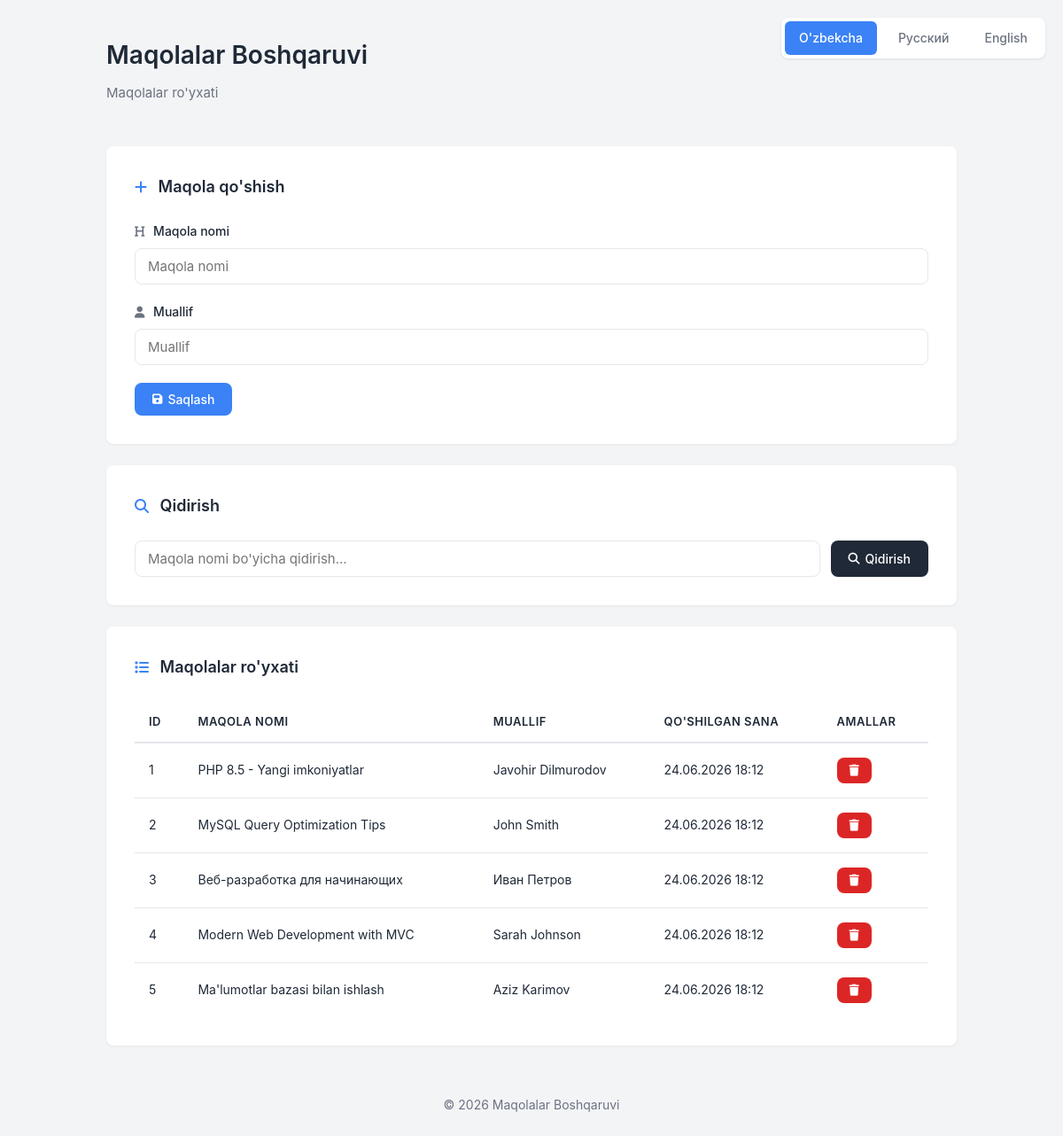
Before: / with the older database file.
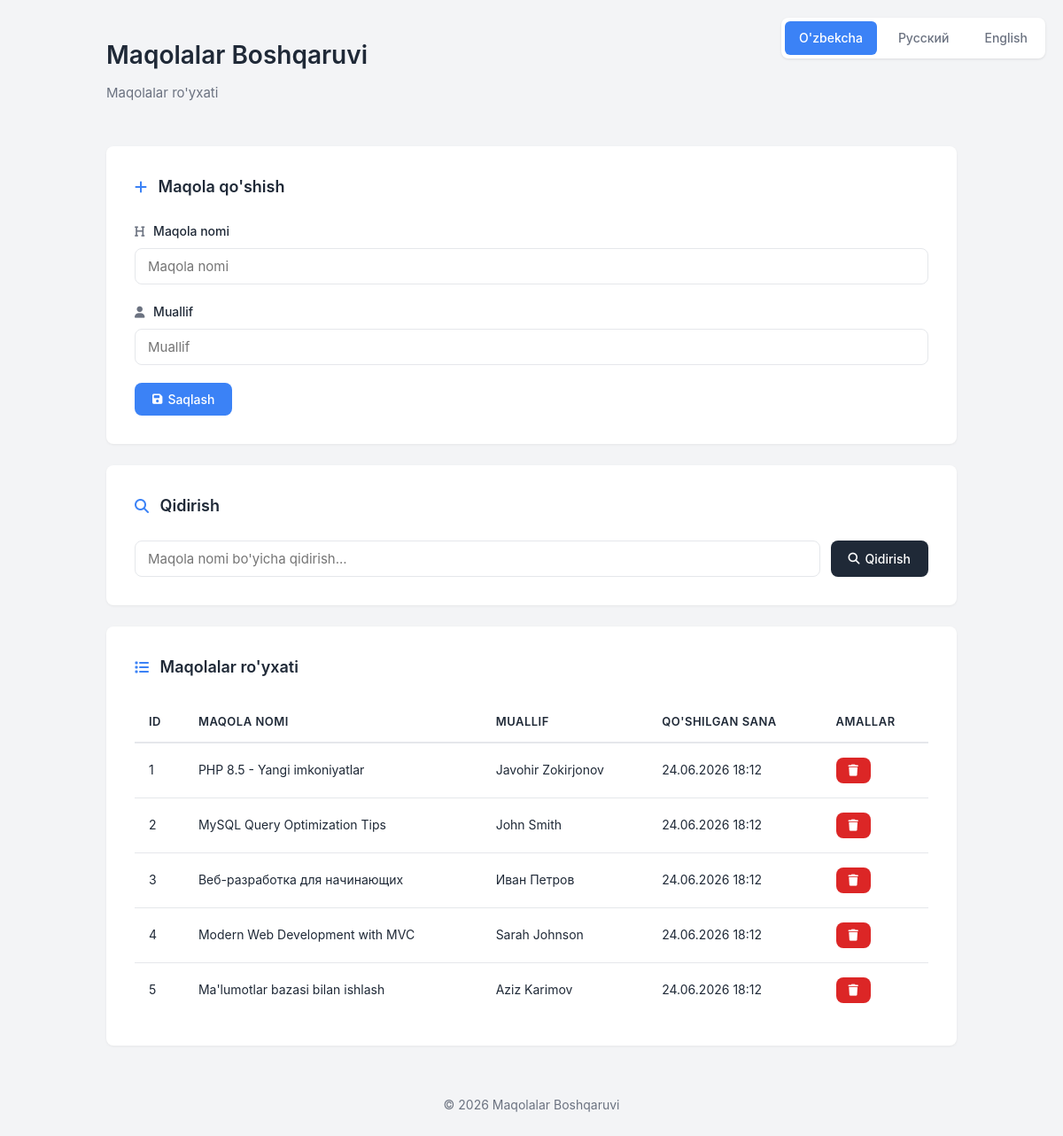
After: the same page with the newer database file.
### tables this page shows
CREATE TABLE articles (
    id INT AUTO_INCREMENT PRIMARY KEY,
    title VARCHAR(255) NOT NULL,
    author VARCHAR(100) NOT NULL,
    created_at DATETIME DEFAULT CURRENT_TIMESTAMP,
    updated_at DATETIME DEFAULT CURRENT_TIMESTAMP ON UPDATE CURRENT_TIMESTAMP,
    
     
    INDEX idx_title (title),
    INDEX idx_author (author),
    INDEX idx_created_at (created_at)
);

### public/index.php (called while the page is built, shortened)
<?php
spl_autoload_register(function ($class) {
    $file = __DIR__ . '/../classes/' . $class . '.php';
});
try {
    $articleModel = new Article();
} catch (Exception $e) {
    die("Database error. Please check your configuration.");
}
$search = $_GET['search'] ?? null;
try {
    $articles = $articleModel->getAll($search);
} catch (Exception $e) {
    $articles = [];
    $message = Language::get('error');
    $messageType = 'error';
}
include __DIR__ . '/../views/main.php';

### classes/Language.php (called while the page is built, shortened)
<?php
class Language
{
    private static string $currentLang = 'uz';
    private static array $translations = [];
    public static function init(): void
    {
        self::$translations = require __DIR__ . '/../config/languages.php';
    }
    public static function getCurrentLanguage(): string
    {
        return self::$currentLang;
    }
    public static function get(string $key): string
    {
        return self::$translations[self::$currentLang][$key] ?? $key;
    }
    public static function getAvailableLanguages(): array
    {
        return [
            'uz' => 'O\'zbekcha',
            'ru' => 'Русский',
            'en' => 'English'
        ];
    }
}

### classes/Article.php (called while the page is built, shortened)
<?php
class Article
{
    private PDO $db;
    public function __construct()
    {
        $this->db = Database::getConnection();
    }
    public function getAll(?string $search = null): array
    {
        if ($search) {
            $sql = "SELECT * FROM articles WHERE title LIKE :search ORDER BY created_at DESC";
            $stmt = $this->db->prepare($sql);
            $stmt->execute([':search' => '%' . $this->sanitizeInput($search) . '%']);
        } else {
            $sql = "SELECT * FROM articles ORDER BY created_at DESC";
            $stmt = $this->db->query($sql);
        }
        return $stmt->fetchAll();
    }
    public static function escapeOutput(string $output): string
    {
        return htmlspecialchars($output, ENT_QUOTES | ENT_HTML5, 'UTF-8');
    }
}

### config/database.php (called while the page is built)
<?php
return [
    'host' => 'localhost',
    'dbname' => 'articles_db',
    'username' => 'root',
    'password' => '',
    'charset' => 'utf8mb4',
    'options' => [
        PDO::ATTR_ERRMODE => PDO::ERRMODE_EXCEPTION,
        PDO::ATTR_DEFAULT_FETCH_MODE => PDO::FETCH_ASSOC,
        PDO::ATTR_EMULATE_PREPARES => false,
    ]
];

### classes/Database.php (called while the page is built, shortened)
<?php
class Database
{
    private static ?PDO $connection = null;
    public static function getConnection(): PDO
    {
        if (self::$connection === null) {
            $config = require __DIR__ . '/../config/database.php';
            $dsn = sprintf(
                "mysql:host=%s;dbname=%s;charset=%s",
                $config['host'],
                $config['dbname'],
                $config['charset']
            );
            try {
                self::$connection = new PDO(
                    $dsn,
                    $config['username'],
                    $config['password'],
                    $config['options']
                );
            } catch (PDOException $e) {
                error_log("Database connection error: " . $e->getMessage());
                throw new Exception("Database connection failed. Please check configuration.");
            }
        }
        return self::$connection;
    }
}

### views/main.php (the view, shortened to what this page needs)
<!DOCTYPE html>
<html lang="<?= Language::getCurrentLanguage() ?>">
<head>
    <link rel="stylesheet" href="assets/style.css">
    <link rel="stylesheet" href="https://cdnjs.cloudflare.com/ajax/libs/font-awesome/6.4.0/css/all.min.css">
</head>
<body>
    <div class="language-switcher">
        <?php foreach (Language::getAvailableLanguages() as $code => $name): ?>
            <a href="?lang=<?= $code ?>"
               class="lang-btn <?= Language::getCurrentLanguage() === $code ? 'active' : '' ?>">
                <?= $name ?>
            </a>
        <?php endforeach; ?>
    </div>
    <div class="container">
        <header>
            <h1><?= Language::get('title') ?></h1>
            <p><?= Language::get('articles_list') ?></p>
        </header>
        <section>
            <h2><i class="fas fa-plus"></i> <?= Language::get('add_article') ?></h2>
            <form method="POST" action="index.php">
                <div class="form-group">
                    <label for="title">
                        <i class="fas fa-heading"></i> <?= Language::get('article_name') ?>
                    </label>
                    <input type="text"
                           id="title"
                           name="title"
                           placeholder="<?= Language::get('article_name') ?>"
                           required
                           maxlength="255">
                </div>
                <div class="form-group">
                    <label for="author">
                        <i class="fas fa-user"></i> <?= Language::get('author') ?>
                    </label>
                    <input type="text"
                           id="author"
                           name="author"
                           placeholder="<?= Language::get('author') ?>"
                           required
                           maxlength="100">
                </div>
                <button type="submit" class="btn btn-primary">
                    <i class="fas fa-save"></i> <?= Language::get('save') ?>
                </button>
            </form>
        </section>
        <section>
            <h2><i class="fas fa-search"></i> <?= Language::get('search') ?></h2>
            <form method="GET" action="index.php" class="search-form">
                <input type="text"
                       name="search"
                       placeholder="<?= Language::get('search_placeholder') ?>"
                       value="<?= Article::escapeOutput($search ?? '') ?>">
                <button type="submit" class="btn btn-secondary">
                    <i class="fas fa-search"></i> <?= Language::get('search') ?>
                </button>
            </form>
        </section>
        <section>
            <h2><i class="fas fa-list"></i> <?= Language::get('articles_list') ?></h2>
            <?php if (empty($articles)): ?>
                <div class="no-articles">
                    <i class="fas fa-inbox"></i>
                    <p><?= Language::get('no_articles') ?></p>
                </div>
            <?php else: ?>
                <div class="table-responsive">
                    <table class="articles-table">
                        <thead>
                            <tr>
                                <th><?= Language::get('id') ?></th>
                                <th><?= Language::get('title_column') ?></th>
                                <th><?= Language::get('author_column') ?></th>
                                <th><?= Language::get('created_at') ?></th>
                                <th><?= Language::get('actions') ?></th>
                            </tr>
                        </thead>
                        <tbody>
                            <?php foreach ($articles as $article): ?>
                                <tr>
                                    <td><?= $article['id'] ?></td>
                                    <td><?= Article::escapeOutput($article['title']) ?></td>
                                    <td><?= Article::escapeOutput($article['author']) ?></td>
                                    <td><?= date('d.m.Y H:i', strtotime($article['created_at'])) ?></td>
                                    <td>
                                        <form method="POST"
                                              action="index.php"
                                              onsubmit="return confirm('<?= Language::get('confirm_delete') ?>')"
                                              style="display: inline;">
                                            <button type="submit" class="btn btn-danger">
                                                <i class="fas fa-trash"></i>
                                            </button>
                                        </form>
                                    </td>
                                </tr>
                            <?php endforeach; ?>
                        </tbody>
                    </table>
                </div>
            <?php endif; ?>
        </section>
        <footer>
            <p>&copy; <?= date('Y') ?> <?= Language::get('title') ?></p>
        </footer>
    </div>
</body>
</html>

### public/assets/style.css (style rules this page uses)
* { margin: 0; padding: 0; box-sizing: border-box; }
:root { --primary: #3b82f6; --primary-hover: #2563eb; --text: #1f2937; --text-light: #6b7280; --bg: #ffffff; --bg-secondary: #f9fafb; --border: #e5e7eb; --success: #059669; --danger: #dc2626; --radius: 8px; }
body { font-family: -apple-system, BlinkMacSystemFont, 'Segoe UI', Roboto, 'Helvetica Neue', Arial, sans-serif; background: #f3f4f6; color: var(--text); line-height: 1.6; min-height: 100vh; }
.container { max-width: 1000px; margin: 0 auto; padding: 40px 20px; }
header { margin-bottom: 48px; }
header h1 { font-size: 28px; font-weight: 600; color: var(--text); margin-bottom: 8px; }
header p { color: var(--text-light); font-size: 15px; }
.language-switcher { position: fixed; top: 20px; right: 20px; display: flex; gap: 8px; background: var(--bg); padding: 4px; border-radius: var(--radius); box-shadow: 0 1px 3px rgba(0,0,0,0.1); z-index: 100; }
.lang-btn { padding: 8px 16px; background: transparent; color: var(--text-light); text-decoration: none; border-radius: 6px; font-size: 14px; font-weight: 500; transition: all 0.2s; }
.lang-btn.active { background: var(--primary); color: white; }
section { background: var(--bg); border-radius: var(--radius); padding: 32px; margin-bottom: 24px; box-shadow: 0 1px 3px rgba(0,0,0,0.06); }
section h2 { font-size: 18px; font-weight: 600; margin-bottom: 24px; color: var(--text); }
section h2 i { margin-right: 8px; color: var(--primary); font-size: 16px; }
.form-group { margin-bottom: 20px; }
.form-group label { display: block; margin-bottom: 8px; font-size: 14px; font-weight: 500; color: var(--text); }
.form-group label i { margin-right: 6px; color: var(--text-light); font-size: 13px; }
.form-group input { width: 100%; padding: 10px 14px; border: 1px solid var(--border); border-radius: var(--radius); font-size: 15px; transition: all 0.2s; font-family: inherit; }
.search-form { display: flex; gap: 12px; }
.search-form input { flex: 1; padding: 10px 14px; border: 1px solid var(--border); border-radius: var(--radius); font-size: 15px; font-family: inherit; }
.btn { padding: 10px 20px; border: none; border-radius: var(--radius); font-size: 14px; font-weight: 500; cursor: pointer; display: inline-flex; align-items: center; gap: 6px; transition: all 0.2s; text-decoration: none; font-family: inherit; }
.btn i { font-size: 13px; }
.btn-primary { background: var(--primary); color: white; }
.btn-secondary { background: var(--text); color: white; }
.btn-danger { background: var(--danger); color: white; padding: 8px 14px; font-size: 13px; }
.table-responsive { overflow-x: auto; margin-top: 16px; }
.articles-table { width: 100%; border-collapse: collapse; }
.articles-table thead { border-bottom: 2px solid var(--border); }
.articles-table th { padding: 12px 16px; text-align: left; font-size: 13px; font-weight: 600; color: var(--text); text-transform: uppercase; letter-spacing: 0.5px; }
.articles-table td { padding: 16px; border-bottom: 1px solid var(--border); font-size: 14px; }
.articles-table tbody tr:last-child td { border-bottom: none; }
footer { text-align: center; padding: 32px 20px; color: var(--text-light); font-size: 14px; }

Changed rows visible on the page:
changed articles "PHP 8.5 - Yangi imkoniyatlar": author "Javohir Dilmurodov" → "Javohir Zokirjonov"
